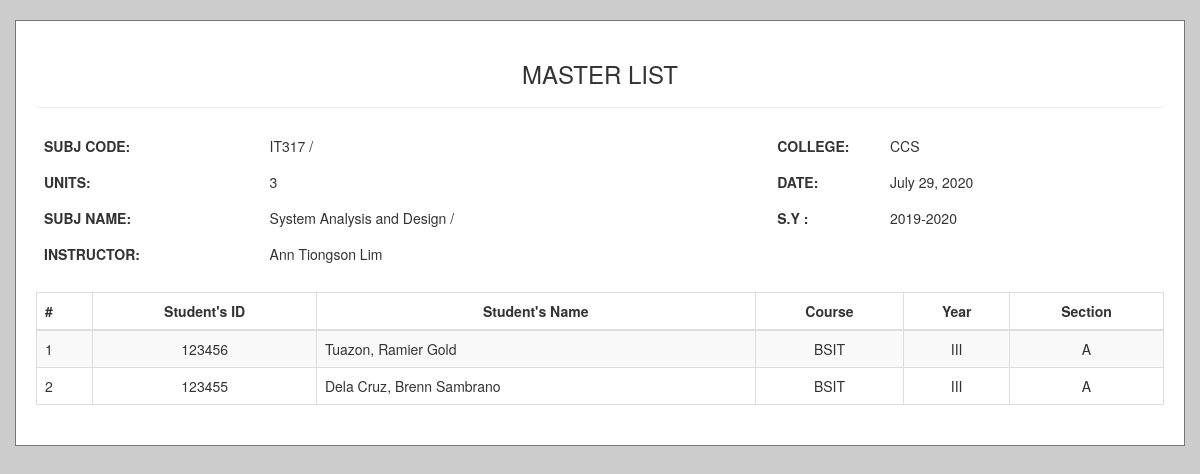
Screenshot of /admin/masterlist.php?classid=12 (signed in) with the database file from the repository.
### tables this page shows
CREATE TABLE `class` (
  `id` int(11) NOT NULL,
  `course` varchar(250) NOT NULL,
  `year` varchar(50) NOT NULL,
  `section` varchar(2) NOT NULL,
  `college` varchar(100) NOT NULL,
  `sem` varchar(50) NOT NULL,
  `teacher` varchar(50) NOT NULL,
  `subject` varchar(50) NOT NULL,
  `mergesubject` varchar(50) NOT NULL,
  `SY` varchar(50) NOT NULL
);

CREATE TABLE `subject` (
  `id` int(11) NOT NULL,
  `code` varchar(50) NOT NULL,
  `title` varchar(50) NOT NULL,
  `college` varchar(50) NOT NULL,
  `category` varchar(100) NOT NULL,
  `type` varchar(100) NOT NULL,
  `unit` int(1) NOT NULL
);

CREATE TABLE `teacher` (
  `id` int(11) NOT NULL,
  `teachid` varchar(100) NOT NULL,
  `fname` varchar(50) NOT NULL,
  `midname` varchar(50) NOT NULL,
  `lname` varchar(50) NOT NULL,
  `college` varchar(100) NOT NULL
);

CREATE TABLE `student` (
  `id` int(11) NOT NULL,
  `studid` varchar(100) NOT NULL,
  `fname` varchar(50) NOT NULL,
  `midname` varchar(50) NOT NULL,
  `lname` varchar(50) NOT NULL,
  `college` varchar(50) NOT NULL,
  `course` varchar(100) NOT NULL,
  `year` varchar(50) NOT NULL,
  `section` varchar(50) NOT NULL
);

### admin/data/data_model.php (called while the page is built, shortened)
<?php
$data = new Data();
class Data
{
    function getsubjectbyclassid($id)
    {
        $q = "select * from class where id=$id";
        $r = mysql_query($q);
        return $r;
    }
    function getsubjectbycode($code)
    {
        $q = "select * from subject where code='$code'";
        $r = mysql_query($q);
        $data = mysql_fetch_array($r);
        return $data;
    }
}

### admin/data/teacher_model.php (called while the page is built, shortened)
<?php
$teacher = new Datateacher();
class Datateacher
{
    function getteachername($teachid)
    {
        $r = mysql_query("select * from teacher where id=$teachid");
        $result = mysql_fetch_array($r);
        $data = $result['fname'] . ' ' . $result['midname'] . ' ' . $result['lname'];
        return $data;
    }
}

### admin/data/student_model.php (called while the page is built, shortened)
<?php
$student = new Datastudent();
class Datastudent
{
    function getstudentbyclass($classid)
    {
        $q = "select * from studentsubject where classid=$classid";
        $r = mysql_query($q);
        $q3 = "select * from studentsubjectlec where classid=$classid";
        $r3 = mysql_query($q3);
        $q4 = "select * from studentsubjectlab where classid=$classid";
        $r4 = mysql_query($q4);
        $student = array();
        if ($classid != null) {
            while ($row = mysql_fetch_array($r3)) {
                $q2 = 'select * from student where id=' . $row['studid'] . '';
                $r2 = mysql_query($q2);
                $student[] = mysql_fetch_array($r2);
            }
        }
        return $student;
    }
}

### admin/masterlist.php (the view, shortened to what this page needs)
<?php
    include('data/data_model.php');
    include('data/student_model.php');
    include('data/teacher_model.php');
    $classid = $_GET['classid'];
    $student = $student->getstudentbyclass($classid);
    $mysubject = $data->getsubjectbyclassid($classid);
?>
<!DOCTYPE html>
<html>
<head>
    <link href="../css/bootstrap.min.css" rel="stylesheet">
    <link href="../css/font-awesome.min.css" rel="stylesheet" type="text/css">
</head>
<body>
    <div class="container wrapper">
        <div class="row">
            <div class="col-lg-12">
                <div class="text-center">
                    <h3>MASTER LIST</h3>
                    <hr />
                    <?php while($row = @mysql_fetch_array($mysubject)): ?>
                    <?php $mysubjectname = $data->getsubjectbycode($row['subject']); ?>
                    <?php $mergetitle = $data->getsubjectbycode($row['mergesubject']); ?>
                    <table class="table">
                        <tr>
                            <td style="width:20%;text-align:left;"><strong>SUBJ CODE:</strong></td>
                            <td style="width:*;text-align:left;"><?php echo $row['subject'].' / '.$row['mergesubject'];?></td>
                            <td style="width:10%;text-align:left;"><strong>COLLEGE:</strong></td>
                            <td style="width:25%;text-align:left;"><?php echo $row['college'];?></td>
                        </tr>
                        <tr>
                            <td class="text-left"><strong>UNITS:</strong></td>
                            <td class="text-left"><?php echo $mysubjectname['unit'];?></td>
                            <td style="width:10%;text-align:left;"><strong>DATE:</strong></td>
                            <td style="width:25%;text-align:left;"><?php echo date('F d, Y')?></td>
                        </tr>
                        <tr>
                            <td class="text-left"><strong>SUBJ NAME:</strong></td>
                            <td class="text-left"><?php echo $mysubjectname['title'].' / '.$mergetitle['title'];?></td>
                            <td class="text-left"><strong>S.Y :</strong></td>
                            <td class="text-left"><?php echo $row['SY'];?></td>
                        </tr>
                        <tr>
                          <?php $teacher = $teacher->getteachername($row['teacher']); ?>
                            <td class="text-left"><strong>INSTRUCTOR:</strong></td>
                            <td class="text-left"><?php echo $teacher;?></td>
                        </tr>
                    </table>
                    <?php endwhile; ?>
                </div>
            </div>
        </div>
        <div class="row">
            <div class="col-lg-12">
                <div class="">
                    <table class="table table-striped table-bordered">
                        <thead>
                            <tr>
                                <th>#</th>
                                <th class="text-center">Student's ID</th>
                                <th class="text-center">Student's Name</th>
                                <th class="text-center">Course</th>
                                <th class="text-center">Year</th>
                                <th class="text-center">Section</th>
                            </tr>
                        </thead>
                        <tbody>
                    <?php $c=1; ?>
                    <?php foreach($student as $row): ?>
                        <tr>
                            <td><?php echo $c; ?></td>
                            <td class="text-center"><?php echo $row['studid'];?></td>
                            <td><?php echo $row['lname'].', '.$row['fname'].' '.$row['midname']; ?></td>
                            <td class="text-center"><?php echo $row['course'];?></td>
                            <td class="text-center"><?php echo $row['year'];?></td>
                            <td class="text-center"><?php echo $row['section'];?></td>
                        </tr>
                    <?php $c++; ?>
                    <?php endforeach; ?>
                        </tbody>
                    </table>
                </div>
            </div>
        </div>
    </div>
</body>
</html>

### admin/masterlist.php (style rules this page uses)
.wrapper { margin-top:20px !important; border:1px solid #777; background:#fff; margin:0 auto; padding: 20px; }
body { background:#ccc; }
.table>thead>tr>th, .table>tbody>tr>th, .table>tfoot>tr>th, .table>thead>tr>td, .table>tbody>tr>td, .table>tfoot>tr>td { border-top: none !important; }

### rows the page displays
class: subject "IT317", college "CCS", subject.unit "3", subject.title "System Analysis and Design", SY "2019-2020", teacher.lname "Ann Tiongson Lim"
student: studid "123456", lname "Tuazon", fname "Ramier", midname "Gold", course "BSIT", year "III", section "A"
student: studid "123455", lname "Dela Cruz", fname "Brenn", midname "Sambrano", course "BSIT", year "III", section "A"
